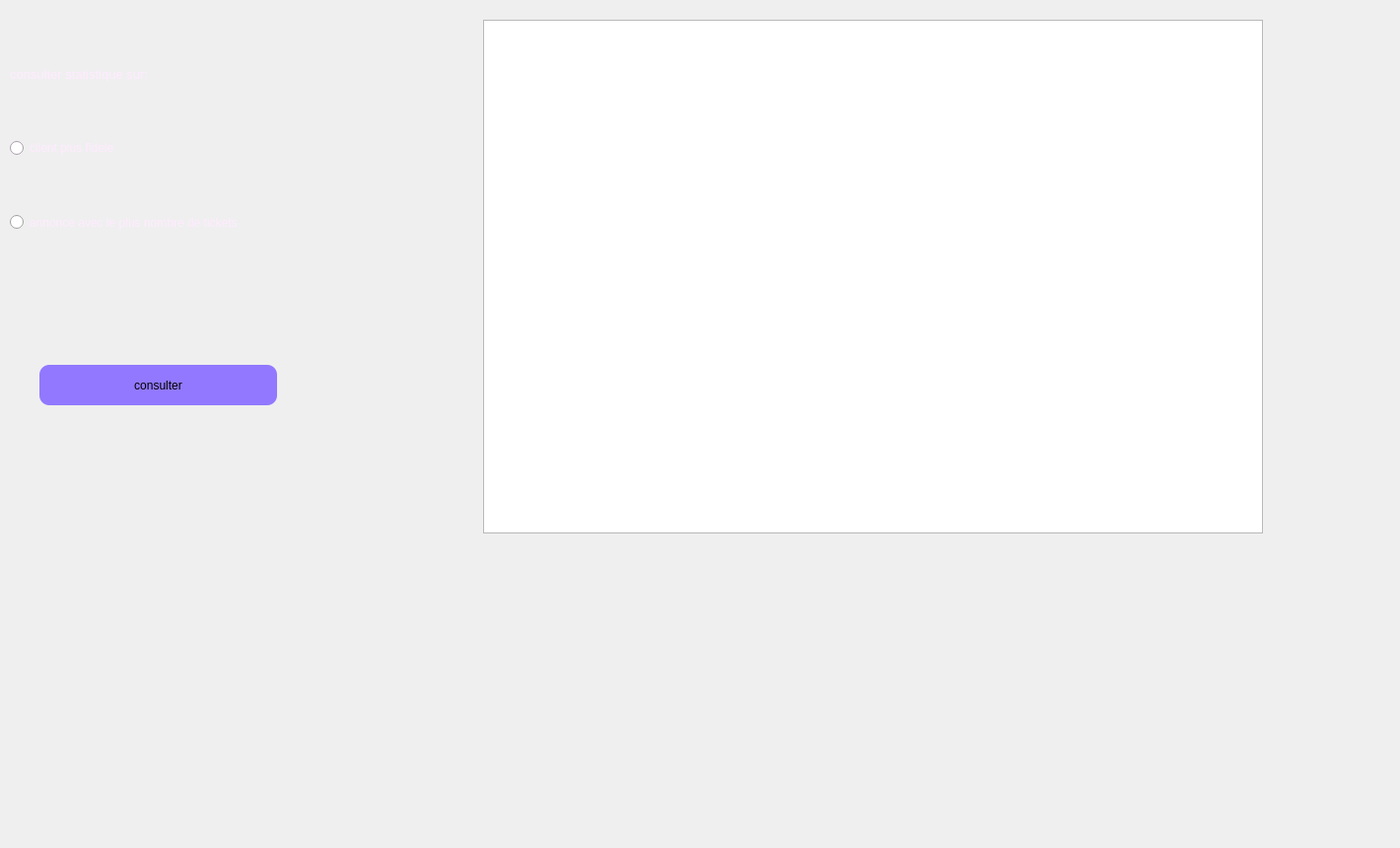
      <widget class="QWidget" name="tab_15">
       <attribute name="title">
        <string>consulter statistique</string>
       </attribute>
       <widget class="QLabel" name="label_48">
        <property name="geometry">
         <rect>
          <x>0</x>
          <y>0</y>
          <width>1411</width>
          <height>851</height>
         </rect>
        </property>
        <property name="text">
         <string/>
        </property>
        <property name="pixmap">
         <pixmap>../images/bg.v1.jpg</pixmap>
        </property>
       </widget>
       <widget class="QLabel" name="label_60">
        <property name="geometry">
         <rect>
          <x>10</x>
          <y>55</y>
          <width>351</width>
          <height>41</height>
         </rect>
        </property>
        <property name="palette">
         <palette>
          <active>
           <colorrole role="WindowText">
            <brush brushstyle="SolidPattern">
             <color alpha="255">
              <red>255</red>
              <green>235</green>
              <blue>255</blue>
             </color>
            </brush>
           </colorrole>
          </active>
          <inactive>
           <colorrole role="WindowText">
            <brush brushstyle="SolidPattern">
             <color alpha="255">
              <red>255</red>
              <green>235</green>
              <blue>255</blue>
             </color>
            </brush>
           </colorrole>
          </inactive>
          <disabled>
           <colorrole role="WindowText">
            <brush brushstyle="SolidPattern">
             <color alpha="255">
              <red>120</red>
              <green>120</green>
              <blue>120</blue>
             </color>
            </brush>
           </colorrole>
          </disabled>
         </palette>
        </property>
        <property name="text">
         <string>&lt;html&gt;&lt;head/&gt;&lt;body&gt;&lt;p&gt;&lt;span style=&quot; font-size:10pt;&quot;&gt;consulter statistique sur:&lt;/span&gt;&lt;/p&gt;&lt;/body&gt;&lt;/html&gt;</string>
        </property>
       </widget>
       <widget class="QRadioButton" name="clientstat">
        <property name="geometry">
         <rect>
          <x>10</x>
          <y>140</y>
          <width>171</width>
          <height>20</height>
         </rect>
        </property>
        <property name="palette">
         <palette>
          <active>
           <colorrole role="WindowText">
            <brush brushstyle="SolidPattern">
             <color alpha="255">
              <red>255</red>
              <green>235</green>
              <blue>255</blue>
             </color>
            </brush>
           </colorrole>
           <colorrole role="Button">
            <brush brushstyle="SolidPattern">
             <color alpha="255">
              <red>255</red>
              <green>235</green>
              <blue>255</blue>
             </color>
            </brush>
           </colorrole>
           <colorrole role="Light">
            <brush brushstyle="SolidPattern">
             <color alpha="255">
              <red>255</red>
              <green>255</green>
              <blue>255</blue>
             </color>
            </brush>
           </colorrole>
           <colorrole role="Midlight">
            <brush brushstyle="SolidPattern">
             <color alpha="255">
              <red>255</red>
              <green>245</green>
              <blue>255</blue>
             </color>
            </brush>
           </colorrole>
           <colorrole role="Dark">
            <brush brushstyle="SolidPattern">
             <color alpha="255">
              <red>127</red>
              <green>117</green>
              <blue>127</blue>
             </color>
            </brush>
           </colorrole>
           <colorrole role="Mid">
            <brush brushstyle="SolidPattern">
             <color alpha="255">
              <red>170</red>
              <green>157</green>
              <blue>170</blue>
             </color>
            </brush>
           </colorrole>
           <colorrole role="Text">
            <brush brushstyle="SolidPattern">
             <color alpha="255">
              <red>0</red>
              <green>0</green>
              <blue>0</blue>
             </color>
            </brush>
           </colorrole>
           <colorrole role="BrightText">
            <brush brushstyle="SolidPattern">
             <color alpha="255">
              <red>255</red>
              <green>255</green>
              <blue>255</blue>
             </color>
            </brush>
           </colorrole>
           <colorrole role="ButtonText">
            <brush brushstyle="SolidPattern">
             <color alpha="255">
              <red>0</red>
              <green>0</green>
              <blue>0</blue>
             </color>
            </brush>
           </colorrole>
           <colorrole role="Base">
            <brush brushstyle="SolidPattern">
             <color alpha="255">
              <red>255</red>
              <green>255</green>
              <blue>255</blue>
             </color>
            </brush>
           </colorrole>
           <colorrole role="Window">
            <brush brushstyle="SolidPattern">
             <color alpha="255">
              <red>255</red>
              <green>235</green>
              <blue>255</blue>
             </color>
            </brush>
           </colorrole>
           <colorrole role="Shadow">
            <brush brushstyle="SolidPattern">
             <color alpha="255">
              <red>0</red>
              <green>0</green>
              <blue>0</blue>
             </color>
            </brush>
           </colorrole>
           <colorrole role="AlternateBase">
            <brush brushstyle="SolidPattern">
             <color alpha="255">
              <red>255</red>
              <green>245</green>
              <blue>255</blue>
             </color>
            </brush>
           </colorrole>
           <colorrole role="ToolTipBase">
            <brush brushstyle="SolidPattern">
             <color alpha="255">
              <red>255</red>
              <green>255</green>
              <blue>220</blue>
             </color>
            </brush>
           </colorrole>
           <colorrole role="ToolTipText">
            <brush brushstyle="SolidPattern">
             <color alpha="255">
              <red>0</red>
              <green>0</green>
              <blue>0</blue>
             </color>
            </brush>
           </colorrole>
           <colorrole role="PlaceholderText">
            <brush brushstyle="SolidPattern">
             <color alpha="128">
              <red>0</red>
              <green>0</green>
              <blue>0</blue>
             </color>
            </brush>
           </colorrole>
          </active>
          <inactive>
           <colorrole role="WindowText">
            <brush brushstyle="SolidPattern">
             <color alpha="255">
              <red>255</red>
              <green>235</green>
              <blue>255</blue>
             </color>
            </brush>
           </colorrole>
           <colorrole role="Button">
            <brush brushstyle="SolidPattern">
             <color alpha="255">
              <red>255</red>
              <green>235</green>
              <blue>255</blue>
             </color>
            </brush>
           </colorrole>
           <colorrole role="Light">
            <brush brushstyle="SolidPattern">
             <color alpha="255">
              <red>255</red>
              <green>255</green>
              <blue>255</blue>
             </color>
            </brush>
           </colorrole>
           <colorrole role="Midlight">
            <brush brushstyle="SolidPattern">
             <color alpha="255">
              <red>255</red>
              <green>245</green>
              <blue>255</blue>
             </color>
            </brush>
           </colorrole>
           <colorrole role="Dark">
            <brush brushstyle="SolidPattern">
             <color alpha="255">
              <red>127</red>
              <green>117</green>
              <blue>127</blue>
             </color>
            </brush>
           </colorrole>
           <colorrole role="Mid">
            <brush brushstyle="SolidPattern">
             <color alpha="255">
              <red>170</red>
              <green>157</green>
              <blue>170</blue>
             </color>
            </brush>
           </colorrole>
           <colorrole role="Text">
            <brush brushstyle="SolidPattern">
             <color alpha="255">
              <red>0</red>
              <green>0</green>
              <blue>0</blue>
             </color>
            </brush>
           </colorrole>
           <colorrole role="BrightText">
            <brush brushstyle="SolidPattern">
             <color alpha="255">
              <red>255</red>
              <green>255</green>
              <blue>255</blue>
             </color>
            </brush>
           </colorrole>
           <colorrole role="ButtonText">
            <brush brushstyle="SolidPattern">
             <color alpha="255">
              <red>0</red>
              <green>0</green>
              <blue>0</blue>
             </color>
            </brush>
           </colorrole>
           <colorrole role="Base">
            <brush brushstyle="SolidPattern">
             <color alpha="255">
              <red>255</red>
              <green>255</green>
              <blue>255</blue>
             </color>
            </brush>
           </colorrole>
           <colorrole role="Window">
            <brush brushstyle="SolidPattern">
             <color alpha="255">
              <red>255</red>
              <green>235</green>
              <blue>255</blue>
             </color>
            </brush>
           </colorrole>
           <colorrole role="Shadow">
            <brush brushstyle="SolidPattern">
             <color alpha="255">
              <red>0</red>
              <green>0</green>
              <blue>0</blue>
             </color>
            </brush>
           </colorrole>
           <colorrole role="AlternateBase">
            <brush brushstyle="SolidPattern">
             <color alpha="255">
              <red>255</red>
              <green>245</green>
              <blue>255</blue>
             </color>
            </brush>
           </colorrole>
           <colorrole role="ToolTipBase">
            <brush brushstyle="SolidPattern">
             <color alpha="255">
              <red>255</red>
              <green>255</green>
              <blue>220</blue>
             </color>
            </brush>
           </colorrole>
           <colorrole role="ToolTipText">
            <brush brushstyle="SolidPattern">
             <color alpha="255">
              <red>0</red>
              <green>0</green>
              <blue>0</blue>
             </color>
            </brush>
           </colorrole>
           <colorrole role="PlaceholderText">
            <brush brushstyle="SolidPattern">
             <color alpha="128">
              <red>0</red>
              <green>0</green>
              <blue>0</blue>
             </color>
            </brush>
           </colorrole>
          </inactive>
          <disabled>
           <colorrole role="WindowText">
            <brush brushstyle="SolidPattern">
             <color alpha="255">
              <red>127</red>
              <green>117</green>
              <blue>127</blue>
             </color>
            </brush>
           </colorrole>
           <colorrole role="Button">
            <brush brushstyle="SolidPattern">
             <color alpha="255">
              <red>255</red>
              <green>235</green>
              <blue>255</blue>
             </color>
            </brush>
           </colorrole>
           <colorrole role="Light">
            <brush brushstyle="SolidPattern">
             <color alpha="255">
              <red>255</red>
              <green>255</green>
              <blue>255</blue>
             </color>
            </brush>
           </colorrole>
           <colorrole role="Midlight">
            <brush brushstyle="SolidPattern">
             <color alpha="255">
              <red>255</red>
              <green>245</green>
              <blue>255</blue>
             </color>
            </brush>
           </colorrole>
           <colorrole role="Dark">
            <brush brushstyle="SolidPattern">
             <color alpha="255">
              <red>127</red>
              <green>117</green>
              <blue>127</blue>
             </color>
            </brush>
           </colorrole>
           <colorrole role="Mid">
            <brush brushstyle="SolidPattern">
             <color alpha="255">
              <red>170</red>
              <green>157</green>
              <blue>170</blue>
             </color>
            </brush>
           </colorrole>
           <colorrole role="Text">
            <brush brushstyle="SolidPattern">
             <color alpha="255">
              <red>127</red>
              <green>117</green>
              <blue>127</blue>
             </color>
            </brush>
           </colorrole>
           <colorrole role="BrightText">
            <brush brushstyle="SolidPattern">
             <color alpha="255">
              <red>255</red>
              <green>255</green>
              <blue>255</blue>
             </color>
            </brush>
           </colorrole>
           <colorrole role="ButtonText">
            <brush brushstyle="SolidPattern">
             <color alpha="255">
              <red>127</red>
              <green>117</green>
              <blue>127</blue>
             </color>
            </brush>
           </colorrole>
           <colorrole role="Base">
            <brush brushstyle="SolidPattern">
             <color alpha="255">
              <red>255</red>
              <green>235</green>
              <blue>255</blue>
             </color>
            </brush>
           </colorrole>
           <colorrole role="Window">
            <brush brushstyle="SolidPattern">
             <color alpha="255">
              <red>255</red>
              <green>235</green>
              <blue>255</blue>
             </color>
            </brush>
           </colorrole>
           <colorrole role="Shadow">
            <brush brushstyle="SolidPattern">
             <color alpha="255">
              <red>0</red>
              <green>0</green>
              <blue>0</blue>
             </color>
            </brush>
           </colorrole>
           <colorrole role="AlternateBase">
            <brush brushstyle="SolidPattern">
             <color alpha="255">
              <red>255</red>
              <green>235</green>
              <blue>255</blue>
             </color>
            </brush>
           </colorrole>
           <colorrole role="ToolTipBase">
            <brush brushstyle="SolidPattern">
             <color alpha="255">
              <red>255</red>
              <green>255</green>
              <blue>220</blue>
             </color>
            </brush>
           </colorrole>
           <colorrole role="ToolTipText">
            <brush brushstyle="SolidPattern">
             <color alpha="255">
              <red>0</red>
              <green>0</green>
              <blue>0</blue>
             </color>
            </brush>
           </colorrole>
           <colorrole role="PlaceholderText">
            <brush brushstyle="SolidPattern">
             <color alpha="128">
              <red>0</red>
              <green>0</green>
              <blue>0</blue>
             </color>
            </brush>
           </colorrole>
          </disabled>
         </palette>
        </property>
        <property name="text">
         <string>client plus fidele</string>
        </property>
       </widget>
       <widget class="QRadioButton" name="annoncestat">
        <property name="geometry">
         <rect>
          <x>10</x>
          <y>210</y>
          <width>441</width>
          <height>31</height>
         </rect>
        </property>
        <property name="palette">
         <palette>
          <active>
           <colorrole role="WindowText">
            <brush brushstyle="SolidPattern">
             <color alpha="255">
              <red>255</red>
              <green>235</green>
              <blue>255</blue>
             </color>
            </brush>
           </colorrole>
          </active>
          <inactive>
           <colorrole role="WindowText">
            <brush brushstyle="SolidPattern">
             <color alpha="255">
              <red>255</red>
              <green>235</green>
              <blue>255</blue>
             </color>
            </brush>
           </colorrole>
          </inactive>
          <disabled>
           <colorrole role="WindowText">
            <brush brushstyle="SolidPattern">
             <color alpha="255">
              <red>120</red>
              <green>120</green>
              <blue>120</blue>
             </color>
            </brush>
           </colorrole>
          </disabled>
         </palette>
        </property>
        <property name="text">
         <string>annonce avec le plus nombre de tickets</string>
        </property>
       </widget>
       <widget class="QTableView" name="tabstattic">
        <property name="geometry">
         <rect>
          <x>490</x>
          <y>20</y>
          <width>791</width>
          <height>521</height>
         </rect>
        </property>
       </widget>
       <widget class="QPushButton" name="consulterstattic">
        <property name="geometry">
         <rect>
          <x>40</x>
          <y>370</y>
          <width>241</width>
          <height>41</height>
         </rect>
        </property>
        <property name="cursor">
         <cursorShape>PointingHandCursor</cursorShape>
        </property>
        <property name="styleSheet">
         <string notr="true">background-color: rgb(0, 0, 255);
background-color: rgb(145, 120, 255);
border-radius: 10px;</string>
        </property>
        <property name="text">
         <string>consulter</string>
        </property>
       </widget>
      </widget>
